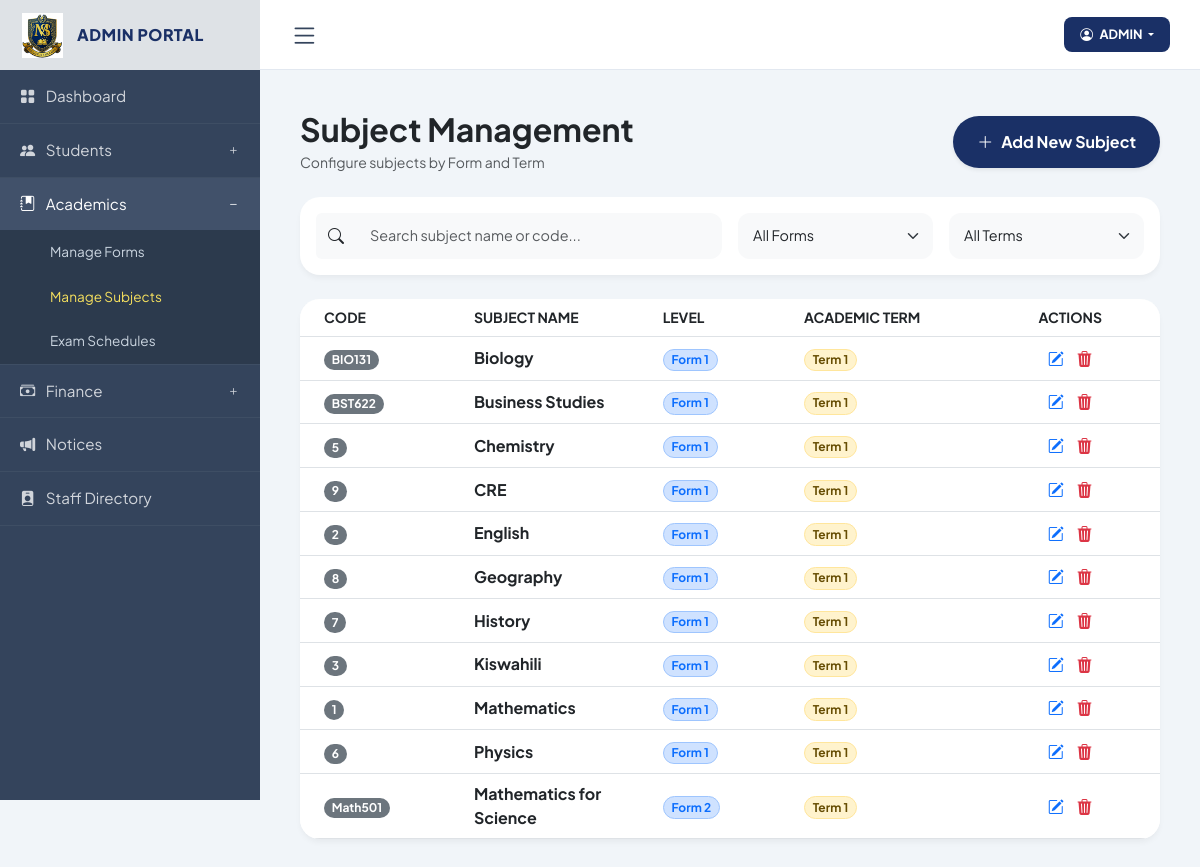
The app's page /admin/subjects.php (signed in) with its own data.
### tables this page shows
CREATE TABLE `subjects` (
  `subject_id` int NOT NULL,
  `subject_code` varchar(20) DEFAULT NULL,
  `subject_name` varchar(100) NOT NULL,
  `form` varchar(20) DEFAULT NULL,
  `term` enum('Term 1','Term 2','Term 3') DEFAULT NULL
);

### admin/subjects.php (the view, shortened to what this page needs)
<?php
include('../database/db_connect.php');
$subjects = [];
$result = mysqli_query($conn, "SELECT * FROM subjects ORDER BY form ASC, subject_name ASC");
if ($result) {
    while ($row = mysqli_fetch_assoc($result)) $subjects[] = $row;
}
?>
<!DOCTYPE html>
<html lang="en">
<head>
    <link href="https://cdn.jsdelivr.net/npm/bootstrap@5.3.0/dist/css/bootstrap.min.css" rel="stylesheet">
    <link rel="stylesheet" href="https://cdn.jsdelivr.net/npm/bootstrap-icons@1.11.0/font/bootstrap-icons.css">
</head>
<body>
<?php include('includes/sidebar.php'); ?>
<?php include('includes/navbar.php'); ?>
<main class="main-content">
    <div class="d-flex justify-content-between align-items-center mb-4 flex-wrap gap-3">
        <div>
            <h2 class="fw-bold mb-1">Subject Management</h2>
            <p class="text-muted small mb-0">Configure subjects by Form and Term</p>
        </div>
        <button class="btn btn-primary rounded-pill px-4 shadow-sm" data-bs-toggle="modal" data-bs-target="#addSubjectModal">
            <i class="bi bi-plus-lg me-2"></i>Add New Subject
        </button>
    </div>
    <div class="card adm-card p-3 mb-4">
        <div class="row g-3 align-items-center">
            <div class="col-md-6">
                <div class="input-group">
                    <span class="input-group-text bg-light border-0"><i class="bi bi-search"></i></span>
                    <input type="text" id="searchInput" class="form-control bg-light border-0" placeholder="Search subject name or code...">
                </div>
            </div>
            <div class="col-md-3">
                <select id="filterForm" class="form-select border-0 bg-light">
                    <option value="">All Forms</option>
                </select>
            </div>
            <div class="col-md-3">
                <select id="filterTerm" class="form-select border-0 bg-light">
                    <option value="">All Terms</option>
                </select>
            </div>
        </div>
    </div>
    <div class="card adm-card overflow-hidden">
        <?php if (empty($subjects)): ?>
            <div class="p-5 text-center">
                <i class="bi bi-journal-x fs-1 text-muted d-block mb-3"></i>
                <h5 class="fw-bold text-muted">No subjects yet</h5>
                <p class="text-muted mb-3">Click <strong>Add New Subject</strong> to create the first one.</p>
                <button class="btn btn-primary rounded-pill px-4 mx-auto" style="width: fit-content;"
                        data-bs-toggle="modal" data-bs-target="#addSubjectModal">
                    <i class="bi bi-plus-lg me-2"></i>Add New Subject
                </button>
            </div>
        <?php else: ?>
            <div class="table-responsive">
                <table class="table table-hover align-middle mb-0" id="subjectTable">
                    <thead class="bg-light">
                        <tr class="text-muted small text-uppercase">
                            <th class="ps-4">Code</th>
                            <th class="expand">Subject Name</th>
                            <th>Level</th>
                            <th>Academic Term</th>
                            <th class="text-center pe-4">Actions</th>
                        </tr>
                    </thead>
                    <tbody>
                        <?php foreach ($subjects as $row): ?>
                            <tr class="subject-row">
                                <td class="ps-4">
                                    <span class="badge bg-secondary rounded-pill subject-id">
                                        <?php echo htmlspecialchars($row['subject_code'] ?? $row['subject_id']); ?>
                                    </span>
                                </td>
                                <td class="expand fw-bold subject-name"><?php echo htmlspecialchars($row['subject_name']); ?></td>
                                <td>
                                    <span class="badge bg-primary-subtle text-primary border border-primary-subtle rounded-pill form-val">
                                        <?php echo htmlspecialchars($row['form']); ?>
                                    </span>
                                </td>
                                <td>
                                    <span class="badge bg-warning-subtle text-warning-emphasis border border-warning-subtle rounded-pill term-val">
                                        <?php echo htmlspecialchars($row['term']); ?>
                                    </span>
                                </td>
                                <td class="text-center pe-4">
                                    <button class="btn btn-link text-primary p-0 me-2"
                                            data-bs-toggle="modal" data-bs-target="#editSubjectModal"
                                            data-edit-id="<?php echo intval($row['subject_id']); ?>"
                                            data-code="<?php echo htmlspecialchars($row['subject_code'] ?? ''); ?>"
                                            data-name="<?php echo htmlspecialchars($row['subject_name']); ?>"
                                            data-form="<?php echo htmlspecialchars($row['form']); ?>"
                                            data-term="<?php echo htmlspecialchars($row['term']); ?>">
                                        <i class="bi bi-pencil-square"></i>
                                    </button>
                                    <a href="?delete=<?php echo intval($row['subject_id']); ?>"
                                       class="btn btn-link text-danger p-0"
                                       onclick="return confirm('Delete this subject?');">
                                        <i class="bi bi-trash3-fill"></i>
                                    </a>
                                </td>
                            </tr>
                        <?php endforeach; ?>
                    </tbody>
                </table>
            </div>
        <?php endif; ?>
    </div>
</main>
<?php include("footer.php"); ?>
</body>
</html>

### admin/subjects.php (style rules this page uses)
:root { --sidebar-bg: #34445c; --sidebar-header: #dee2e6; --primary-blue: #1a3066; --sidebar-width: 260px; }
body { font-family: 'Plus Jakarta Sans', sans-serif; background-color: #f1f5f9; margin: 0; overflow-x: hidden; transition: all 0.3s; }
.main-content { margin-left: var(--sidebar-width); padding: 40px; transition: all 0.3s ease; }
.card { border: none; border-radius: 20px; box-shadow: 0 4px 6px rgba(0,0,0,0.05); }
.adm-card { background: white; border-radius: 20px; border: none; box-shadow: 0 4px 6px -1px rgba(0,0,0,0.05); }
.table th, .table td { white-space: nowrap; width: 1%; }
.table td.expand { width: auto; white-space: normal; }
.form-control, .form-select { border-radius: 12px; padding: 12px 15px; border: 1px solid #e2e8f0; background-color: #f8fafc; font-size: 0.9rem; transition: all 0.2s; }
.btn-primary { background: var(--primary-blue); border: none; padding: 14px; border-radius: 12px; font-weight: 700; transition: 0.3s; }

### records on screen
subjects: subject_code "BIO131", subject_name "Biology", form "Form 1", term "Term 1"
subjects: subject_code "BST622", subject_name "Business Studies", form "Form 1", term "Term 1"
subjects: subject_id "5", subject_name "Chemistry", form "Form 1", term "Term 1"
subjects: subject_id "9", subject_name "CRE", form "Form 1", term "Term 1"
subjects: subject_id "2", subject_name "English", form "Form 1", term "Term 1"
subjects: subject_id "8", subject_name "Geography", form "Form 1", term "Term 1"
subjects: subject_id "7", subject_name "History", form "Form 1", term "Term 1"
subjects: subject_id "3", subject_name "Kiswahili", form "Form 1", term "Term 1"
subjects: subject_id "1", subject_name "Mathematics", form "Form 1", term "Term 1"
subjects: subject_id "6", subject_name "Physics", form "Form 1", term "Term 1"
subjects: subject_code "Math501", subject_name "Mathematics for Science", form "Form 2", term "Term 1"

### other values on screen
$admin_display_name "ADMIN"
